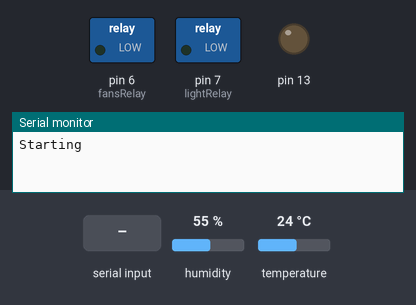
The sketch below on a simulated Arduino Uno, built with avr-gcc and run on an emulated ATmega328P. Shown: switched loads named in the sketch (green lamp = pin HIGH), output pins drawn as LEDs (lit = HIGH), the last lines printed to the serial monitor. Dashed ring = blinking. The test bench sets the inputs (shaded band); at power-on: humidity 55 %, temperature 24 °C.

Above: at 2.2 s.
2.3 s: "GetStatus\n" received over Serial
At 2.55 s:
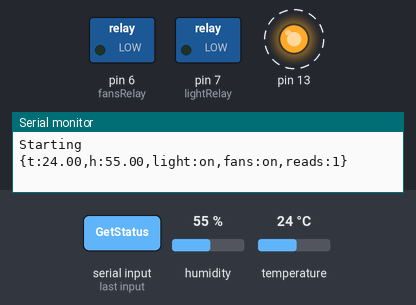
5.8 s: "LightOff\n" received over Serial
At 7.7 s:
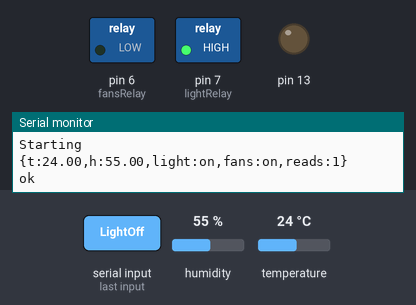
9.3 s: "FanOff\n" received over Serial
At 10.2 s:
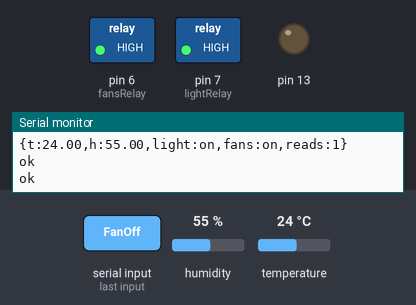
11.1 s: "LightOn\n" received over Serial
At 12.9 s:
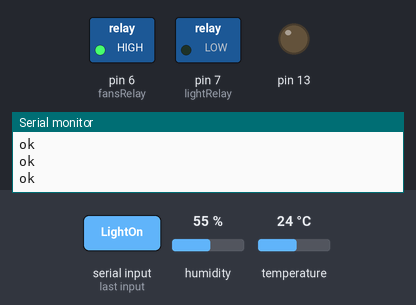
16.1 s: "FanOn\n" received over Serial
At 17.7 s:
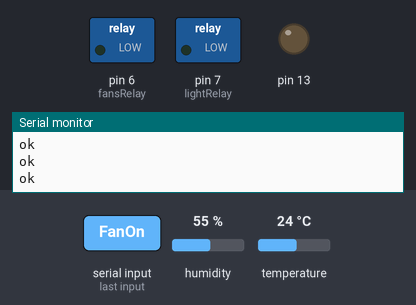
Timing chart, 0 to 18.9 s (numbered marks = the images above; inputs shaded):
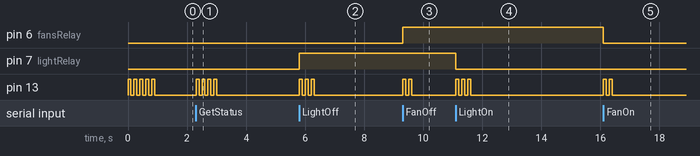

The sketch:

fd_code.ino
```cpp
// DHT Sensor
#include "DHT.h"
#define DHTPIN 8
#define DHTTYPE DHT11
DHT dht(DHTPIN, DHTTYPE);
float t;
float h;


unsigned int reads;              // Int to hold how many read there have been
String inputString = "";         // a string to hold incoming data
boolean stringComplete = false;  // whether the string is complete

int lightRelay = 7;
int fansRelay  = 6;

int loopCounter = 0;

void setup() {
  Serial.begin(19200);
  dht.begin();
  reads = 0;
  pinMode(lightRelay, OUTPUT);
  pinMode(fansRelay, OUTPUT);
  pinMode(13, OUTPUT);
  digitalWrite(lightRelay, LOW);
  digitalWrite(fansRelay, LOW);
  // !!Debug!!
  Serial.println("Starting");
  flash(5);
}

void loop() {
  loopCounter ++;

  // Saftey check to detact very high temps
  // to prevent fires.
  if (loopCounter > 10000) {
    t = dht.readTemperature();
    if (t > 75) {
      Serial.println("OverHeating - Shutting down and waiting for 1 minute");
      controlLight(HIGH);
      controlFans(HIGH);
     flash(12000);
    }
  }
  if (stringComplete) {

    if (inputString == "GetStatus") {
      // Read the TEMP and Humidity Sensor START
      t = dht.readTemperature();
      h = dht.readHumidity();

      if (isnan(h) || isnan(t)) {
        // Flash the on board LED 3 times
        return;
      }
      // Read the TEMP and Humidity Sensor END
      writeStatus();
      clearSerialBuffers();
      return;
    }

    if (inputString == "LightOff") {
      controlLight(HIGH);
      return;
    }

    if (inputString == "LightOn") {
      controlLight(LOW);
      return;
    }

    if (inputString == "FanOff") {
      controlFans(HIGH);
      return;
    }

    if (inputString == "FanOn") {
      controlFans(LOW);
      return;
    }

    errorOutput(1);
  }
}

void serialEvent() {
  while (Serial.available()) {
    // get the new byte:
    char inChar = (char)Serial.read();
    // add it to the inputString
    // if the incoming character is a newline, set a flag
    // so the main loop can do something about it
    if (inChar == '\n') {
      stringComplete = true;
    } else {
      inputString += inChar;
    }
  }
}

void writeStatus() {
  reads++;
  // Status out START
  Serial.print("{t:");
  Serial.print(t);
  Serial.print(",h:");
  Serial.print(h);
  Serial.print(",light:");
  pinStatus(lightRelay);
  Serial.print(",fans:");
  pinStatus(fansRelay);
  Serial.print(",reads:");
  Serial.print(reads);
  Serial.println("}");
  // Status out END
  flash(4);
}

void writeRelayStatus() {
  Serial.println("ok");
}

void clearSerialBuffers() {
  inputString = "";
  stringComplete = false;
}

void errorOutput(int number) {
   Serial.print("Error:");
   Serial.println(number);
   clearSerialBuffers();
}

void controlLight(bool mode) {
  digitalWrite(lightRelay, mode);
  writeRelayStatus();
  clearSerialBuffers();
  flash(3);
}

void controlFans(bool mode) {
  digitalWrite(fansRelay, mode);
  writeRelayStatus();
  clearSerialBuffers();
  flash(2);
}

void pinStatus(int pinNumber) {
  if ( ! digitalRead(pinNumber)) {
    Serial.print("on");
  } else {
    Serial.print("off");
  }
}

void flash(int number) {
  for (int i=0; i < number; i++) {
    digitalWrite(13, HIGH);
    delay(100);
    digitalWrite(13, LOW);
    delay(100);
  }
}
```

Measured:
- after the input at 2.3 s, pin 13: alternates HIGH for 0.10 s and LOW for 0.10 s, 8 changes in all, then stays LOW, starting at once
- after the input at 5.8 s, pin 7 (lightRelay): LOW → HIGH at once; pin 13: alternates HIGH for 0.10 s and LOW for 0.10 s, 6 changes in all, then stays LOW, starting at once
- after the input at 9.3 s, pin 6 (fansRelay): LOW → HIGH at once; pin 13: alternates HIGH for 0.10 s and LOW for 0.10 s, 4 changes in all, then stays LOW, starting at once
- after the input at 11.1 s, pin 7 (lightRelay): HIGH → LOW at once; pin 13: alternates HIGH for 0.10 s and LOW for 0.10 s, 6 changes in all, then stays LOW, starting at once
- after the input at 16.1 s, pin 6 (fansRelay): HIGH → LOW at once; pin 13: alternates HIGH for 0.10 s and LOW for 0.10 s, 4 changes in all, then stays LOW, starting at once
